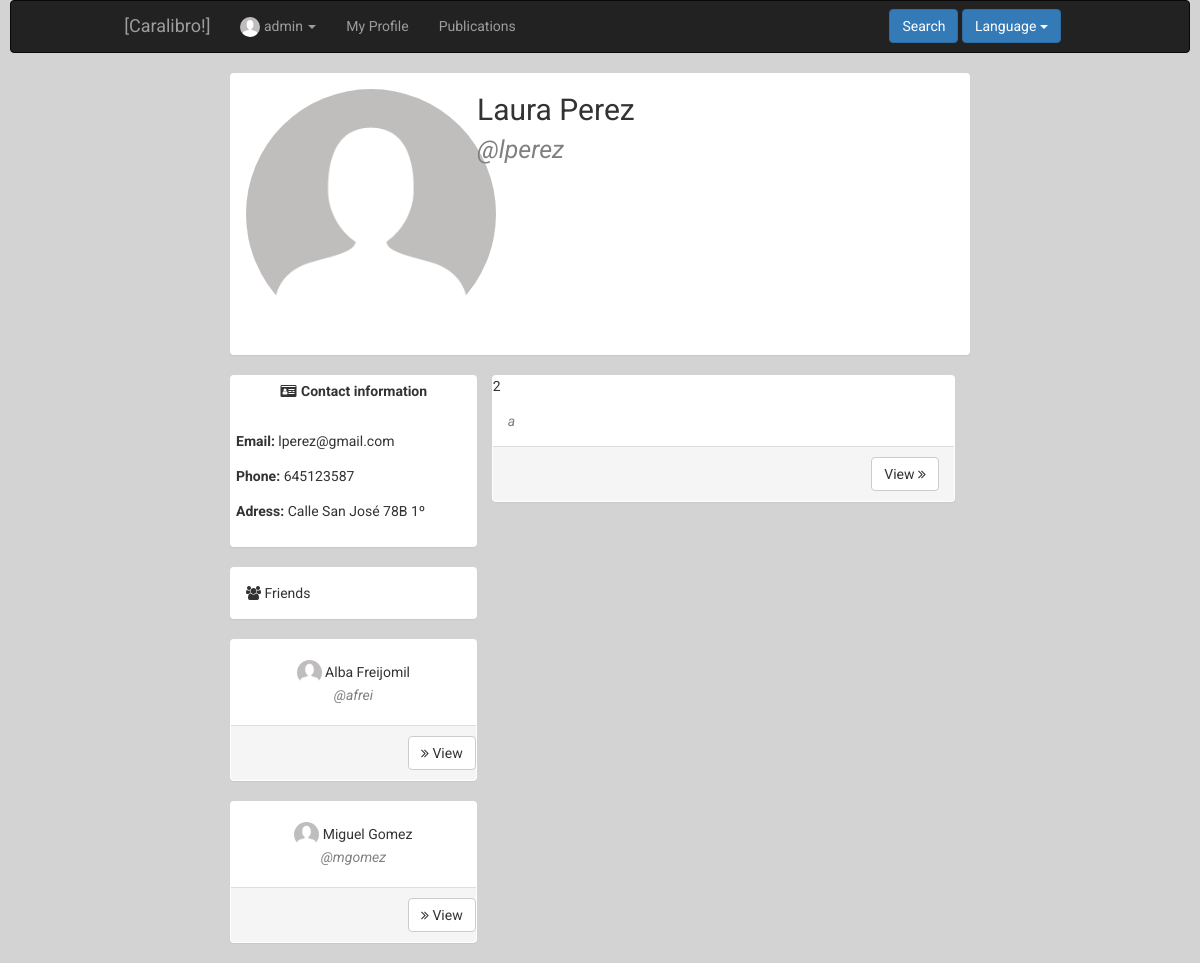
/index.php?controller=user&action=showcurrent&id=2 (signed in), run on an earlier commit of the app's database.
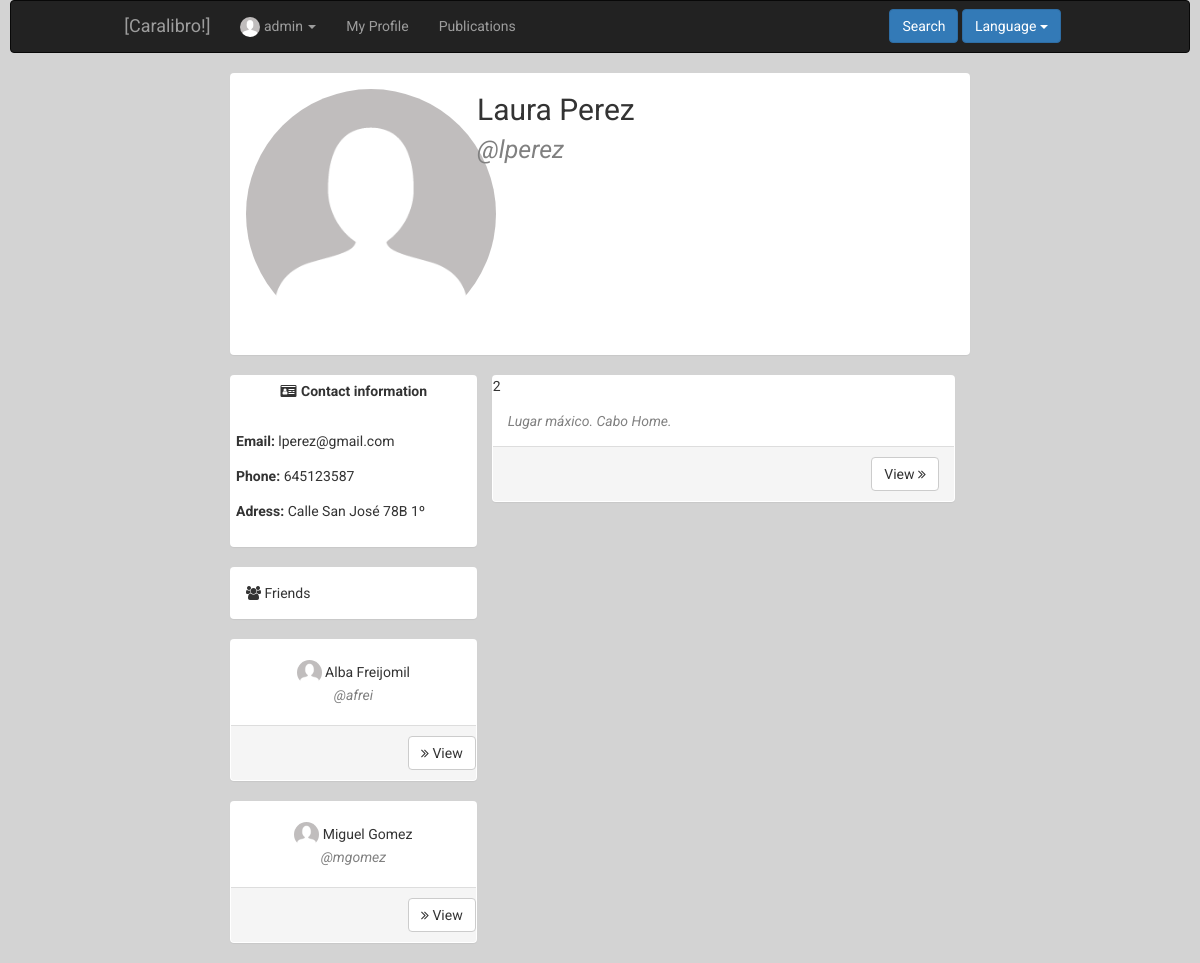
And on a later commit of the database.
### tables this page shows
CREATE TABLE IF NOT EXISTS `user` (
`id` int(11) NOT NULL,
  `name` varchar(50) NOT NULL,
  `surname` varchar(100) NOT NULL,
  `email` varchar(100) NOT NULL,
  `phone` int(9) NOT NULL,
  `user` varchar(50) NOT NULL,
  `password` varchar(255) NOT NULL,
  `birthday` date NOT NULL,
  `address` varchar(100) NOT NULL,
  `status` tinyint(1) NOT NULL,
  `photo` varchar(255) DEFAULT NULL,
  `type` tinyint(1) NOT NULL,
  `private` tinyint(1) NOT NULL
);

CREATE TABLE IF NOT EXISTS `publication` (
`id` int(11) NOT NULL,
  `destination` int(11) NOT NULL,
  `type` varchar(50) NOT NULL,
  `owner` int(11) NOT NULL,
  `creationdate` date NOT NULL,
  `hour` time NOT NULL,
  `description` text NOT NULL,
  `status` tinyint(1) NOT NULL
);

### core/ViewManager.php (called while the page is built, shortened)
<?php
class ViewManager {
    private $variables = array();
    public function setVariable($varname, $value, $flash=false) {
        $this->variables[$varname] = $value;
    }
    public function getVariable($varname, $default=NULL) {
        if (!isset($this->variables[$varname])) {
            return $default;
        }
        return $this->variables[$varname];
    }
    public function render($controller, $viewname) {
        include(__DIR__."/../Views/$controller/$viewname.php");
    }
    private static $viewmanager_singleton = NULL;
    public static function getInstance() {
        if (self::$viewmanager_singleton == null) {
            self::$viewmanager_singleton = new ViewManager();
        }
        return self::$viewmanager_singleton;
    }
}

### Controllers/USER_Controller.php (called while the page is built, shortened)
<?php
require_once(__DIR__ . "/../core/ViewManager.php");
require_once(__DIR__ . "/../core/I18n.php");
require_once(__DIR__ . "/../Models/User.php");
require_once(__DIR__ . "/../Models/USER_Model.php");
require_once(__DIR__ . "/../Models/Publication.php");
require_once(__DIR__ . "/../Models/PUBLICATION_Model.php");
require_once(__DIR__ . "/../Models/FRIENDSHIP_Model.php");
class USER_Controller extends BaseController
{
    private $userModel;
    public function __construct()
    {
        $this->userModel = new USER_Model();
        $this->view->setLayout("base");
    }
    public function showcurrent()
    {
        $userid = $_REQUEST["id"];
        $user   = $this->userModel->showcurrent($userid);
        $publicationModel = new PUBLICATION_Model();
        $publications     = $publicationModel->showall($userid, "user");
        $friendshipModel = new FRIENDSHIP_Model();
        $friends         = $friendshipModel->showall($userid);
        $this->view->setVariable("user", $user);
        $this->view->setVariable("publications", $publications);
        $this->view->setVariable("friends", $friends);
        $this->view->render("user", "USER_SHOWCURRENT_Vista");
    }
}

### index.php (called while the page is built, shortened)
<?php
function run() {
    try{
        $controller = loadController($_GET["controller"]);
        $actionName = $_GET["action"];
        $controller->$actionName();
    } catch (Exception $ex) {
        die($ex->getMessage());
    }
}
function loadController($controllerName) {
    return new $controllerClassName();
}
run();
?>

### Models/User.php (called while the page is built, shortened)
<?php
class User {
    private $id;
    private $user;
    private $name;
    private $surname;
    private $email;
    private $phone;
    private $address;
    private $photo;
    public function __construct($id=NULL, $user=NULL, $name=NULL, $surname=NULL, $email=NULL, $phone=NULL,
                                $birthday=NULL, $address=NULL, $status=1, $photo=NULL, $type=0,
                                $private=0, $password=NULL)
    {
     $this->id = $id;
     $this->user = $user;
     $this->name = $name;
     $this->surname = $surname;
     $this->email = $email;
     $this->phone = $phone;
     $this->address = $address;
     $this->photo = $photo;
    }
    public function getID() {
        return $this->id;
    }
    public function setID($id) {
        $this->id = $id;
    }
    public function getUser() {
        return $this->user;
    }
    public function getName() {
        return $this->name;
    }
    public function setName($name) {
        $this->name = $name;
    }
    public function getSurname() {
        return $this->surname;
    }
    public function getEmail() {
        return $this->email;
    }
    public function getPhone() {
        return $this->phone;
    }
    public function getAddress() {
        return $this->address;
    }
    public function getPhoto() {
        return $this->photo;
    }
}

### Models/USER_Model.php (called while the page is built, shortened)
<?php
require_once(__DIR__."/../core/PDOConnection.php");
class USER_Model {
    private $db;
    public function __construct()
    {
        $this->db = PDOConnection::getInstance();
    }
    public function showcurrent($userID)
    {
        $sql = $this->db->prepare("SELECT * FROM user WHERE id=?");
        $sql->execute(array($userID));
        $user = $sql->fetch(PDO::FETCH_ASSOC);
        if($user != NULL) {
            return new User($user["id"], $user["user"], $user["name"], $user["surname"], $user["email"],
                                        $user["phone"], $user["birthday"], $user["address"], $user["status"],
                                        $user["photo"], $user["type"], $user["private"]);
        } else {
            return NULL;
        }
    }
}

### core/PDOConnection.php (called while the page is built)
<?php
class PDOConnection {
    private static $dbhost = "127.0.0.1";
    private static $dbname = "ET3Grupo1";
    private static $dbuser = "ET3Grupo1";
    private static $dbpass = "ET3Grupo1";
    private static $db_singleton = null;
    public static function getInstance() {
        if (self::$db_singleton == null) {
            self::$db_singleton = new PDO(
                "mysql:host=".self::$dbhost.";dbname=".self::$dbname.";charset=utf8",
                self::$dbuser,
                self::$dbpass,
                array(
                    PDO::ATTR_EMULATE_PREPARES => false,
                    PDO::ATTR_ERRMODE => PDO::ERRMODE_EXCEPTION
                )
            );
        }
        return self::$db_singleton;
    }
}
?>

### Models/FRIENDSHIP_Model.php (called while the page is built, shortened)
<?php
require_once(__DIR__ . "/../core/PDOConnection.php");
class FRIENDSHIP_Model
{
    private $db;
    public function __construct()
    {
        $this->db = PDOConnection::getInstance();
    }
    public function showall($currentuserid, $add = 1)
    {
        $friends = array();
        $sql = $this->db->prepare("SELECT u.id, u.user, u.name, u.surname, u.status, u.photo FROM user as u, friendship as f where f.member=? AND f.status=? and f.secondarymember=u.id ORDER BY u.name");
        $sql->execute(array(
            $currentuserid,
            $add
        ));
        $friends_db = $sql->fetchAll(PDO::FETCH_ASSOC);
        foreach ($friends_db as $friend) {
            array_push($friends, new User($friend["id"], $friend["user"], $friend["name"], $friend["surname"], NULL, NULL, NULL, NULL, $friend["status"], $friend["photo"]));
        }
        return $friends;
    }
}

### core/I18n.php (called while the page is built, shortened)
<?php
class I18n {
  private $messages;
  public function setLanguage($language) {
    $this->messages = $i18n_messages;
  }
  public function i18n($key) {
    if (isset($this->messages[$key])){
      return $this->messages[$key];
    }else{
      return $key;
    }
  }
  private static $i18n_singleton = null;
  public static function getInstance() {
    if (self::$i18n_singleton == NULL) {
      self::$i18n_singleton = new I18n();
    }
    return self::$i18n_singleton;
  }
}
function i18n($key) {
  return I18n::getInstance()->i18n($key);
}

### Models/Publication.php (called while the page is built, shortened)
<?php
class Publication
{
    private $id;
    private $owner;
    private $description;
    public function __construct($id = NULL, $destination = NULL, $type = NULL, $owner = NULL, $creationdate = NULL, $hour = NULL, $description = NULL, $status = NULL)
    {
        $this->id           = $id;
        $this->owner        = $owner;
        $this->description  = $description;
    }
    public function getID()
    {
        return $this->id;
    }
    public function getOwner()
    {
        return $this->owner;
    }
    public function getDescription()
    {
        return $this->description;
    }
}
?>

### Models/PUBLICATION_Model.php (called while the page is built, shortened)
<?php
require_once(__DIR__ . "/../core/PDOConnection.php");
class PUBLICATION_Model
{
    private $db;
    public function __construct()
    {
        $this->db = PDOConnection::getInstance();
    }
    public function showall($destinationID, $type)
    {
        $sql = $this->db->prepare("SELECT * FROM publication WHERE destination=? AND type=? ORDER BY id DESC");
        $sql->execute(array(
            $destinationID,
            $type
        ));
        $publications_db = $sql->fetchAll(PDO::FETCH_ASSOC);
        $publications = array();
        foreach ($publications_db as $publication) {
            array_push($publications, new Publication($publication["id"], $publication["destination"], $publication["type"], $publication["owner"], $publication["creationdate"], $publication["hour"], $publication["description"], $publication["status"]));
        }
        return $publications;
    }
}

### Views/user/USER_SHOWCURRENT_Vista.php (the view, shortened to what the rows shown need)
<?php
	require_once(__DIR__."/../../core/ViewManager.php");
	$view = ViewManager::getInstance();
	$user = $view->getVariable("user");
	$friends = $view->getVariable("friends");
	$publications = $view->getVariable("publications");
?>
<div class="container-fluid">
<div class="row">
	<div class="panel">
		<div class="panel-body">
			<div class="row">
				<div class="col-md-8">
					<div class="row">
						<font class="pfname"><?=$user->getName() ?> <?=$user->getSurname() ?></font>
					</div>
					<div class="row">
						<font class="pfusername">@<?=$user->getUser() ?></font>
					</div>
				</div>
			</div>
		</div>
	</div>
</div>
<div class="row">
	<div class="col-md-4">
	<div class="row">
		<div class="panel">
			<div class="panel-body" >
				<div class="row" style="padding: 5px">
						<label for=""><?= i18n("Email") ?>:</label> <?=$user->getEmail() ?>
					</div>
					<div class="row" style="padding: 5px">
						<label for=""><?= i18n("Phone") ?>:</label> <?=$user->getPhone() ?>
					</div>
					<div class="row" style="padding: 5px">
						<label for=""><?= i18n("Adress") ?>:</label> <?=$user->getAddress() ?>
					</div>
			</div>
		</div>
	</div>
	<?php foreach ($friends as $friend): ?>
		<div class="row">
		<div class="panel">
			<div class="panel-body" >
				<div class="row text-center" style="padding: 5px">
					<?php if ($friend->getPhoto() == NULL): ?>
						<img class="smallPhoto img-circle" src="media/profileImages/default.png" alt="default">
					<?php else: ?>
						<img class="smallPhoto img-circle" src="media/profileImages/<?=$friend->getPhoto() ?>" alt="<?=$friend->getPhoto() ?>">
					<?php endif ?>
					<font class="name"><?= $friend->getName()." ".$friend->getSurname() ?></font><br>
					<font class="user">@<?=$friend->getUser() ?></font>
				</div>
			</div>
			<div class="panel-footer">
			<div class="row">
				<a href="index.php?controller=user&action=showcurrent&id=<?=$friend->getID()  ?>">
					<button class="btn btn-default pull-right">
					<i class="fa fa-angle-double-right"></i>
						<?= i18n("View") ?>
					</button>
				</a>
			</div>
			</div>
		</div>
	</div>
	<?php endforeach ?>
	</div>
	<div class="col-md-8">
		<?php if ($publications == NULL): ?>
			<div class="panel">
				<div class="panel-body">
					<div class="text-center">
						<font class=""><?= i18n("No publication here") ?></font>
					</div>
				</div>
			</div>
		<?php else: ?>
			<?php foreach ($publications as $publication): ?>
							<div class="panel">
								<div class="panel-header">
									<font class="publiTitle"><?= $publication->getOwner() ?></font>
								</div>
								<div class="panel-body">
									<font class="user">
										<?=$publication->getDescription() ?>
									</font>
								</div>
								<div class="panel-footer">
									<div class="row">
										<div class="col-md-6 pull-left">
										</div>
										<div class="col-md-6">
											<a href="index.php?controller=publication&action=showcurrent&id=<?=$publication->getID() ?>">
												<button class="btn btn-default pull-right">
													<?= i18n("View")  ?>
													<i class="fa fa-angle-double-right"></i>
												</button>
											</a>
										</div>
									</div>
								</div>
							</div>
						<?php endforeach ?>
		<?php endif ?>
	</div>
</div>
</div>

What changed in the data, as far as the page shows it:
changed publication: description "a" → "Lugar máxico. Cabo Home."
